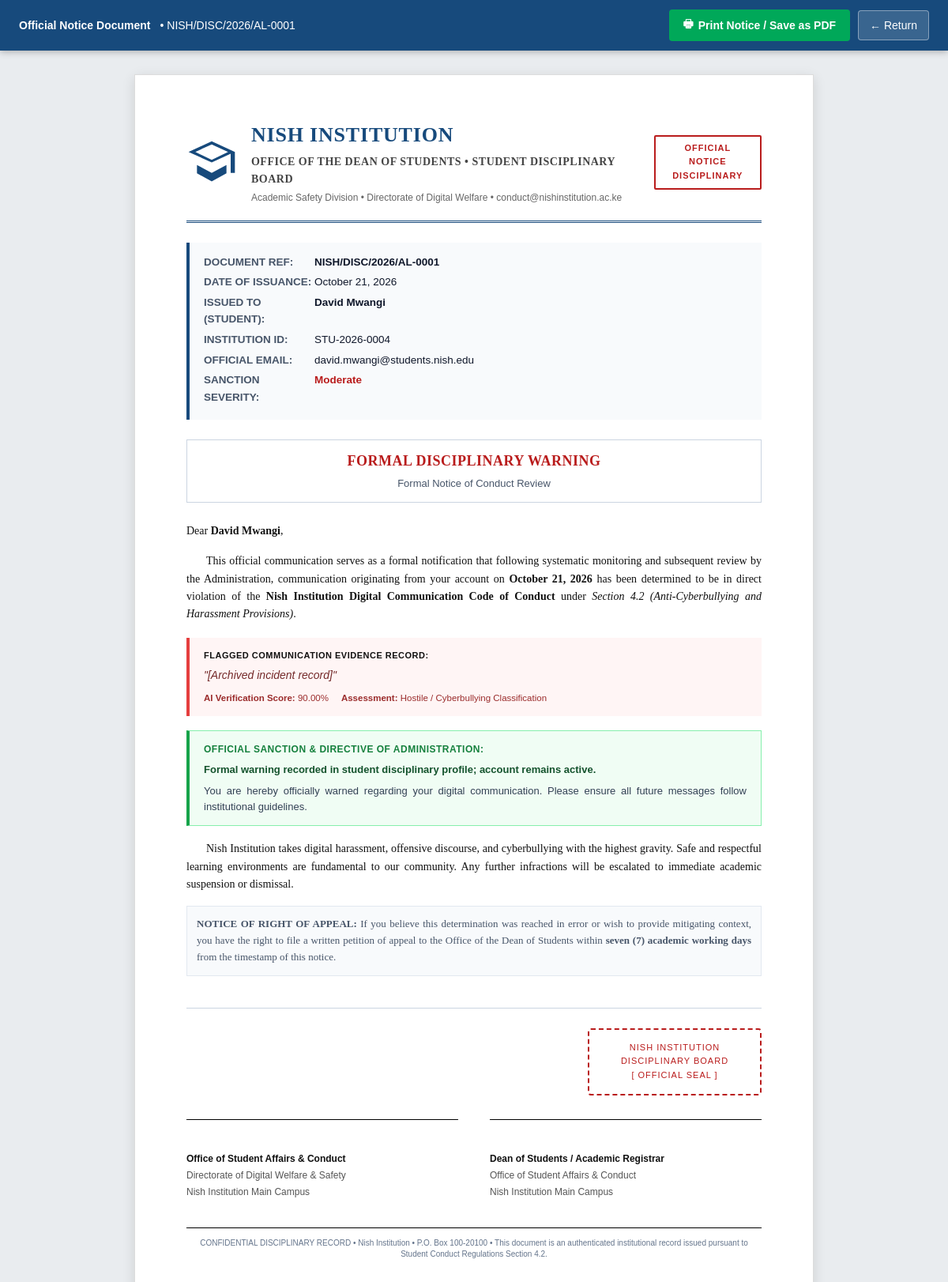
Screenshot of /admin/notice/1 (signed in) with the database file from the repository.
### tables this page shows
CREATE TABLE Notifications (
                notification_id INTEGER PRIMARY KEY AUTOINCREMENT,
                user_id INT NOT NULL,
                notification_type VARCHAR(50) NOT NULL,
                notification_message TEXT NOT NULL,
                is_read BOOLEAN NOT NULL DEFAULT FALSE,
                date_created TIMESTAMP DEFAULT CURRENT_TIMESTAMP,
                FOREIGN KEY (user_id) REFERENCES Users(user_id) ON DELETE CASCADE
            );

CREATE TABLE Users (
                user_id INTEGER PRIMARY KEY AUTOINCREMENT,
                full_name VARCHAR(200) NOT NULL,
                institution_id VARCHAR(100) NULL,
                email VARCHAR(255) NOT NULL UNIQUE,
                username VARCHAR(255) NOT NULL UNIQUE,
                password VARCHAR(255) NOT NULL,
                role VARCHAR(50) NOT NULL,
                status VARCHAR(30) NOT NULL DEFAULT 'active',
                date_created TIMESTAMP DEFAULT CURRENT_TIMESTAMP
            );

### routes/admin.py (the view)
@admin_bp.route("/admin/notice/<int:notification_id>")
def view_admin_notice(notification_id):
    if not session.get("admin_logged_in"):
        return _admin_login_redirect()
    with database_cursor() as (_, cursor):
        cursor.execute(
            """
            SELECT n.notification_id, n.notification_message, n.date_created,
                   u.full_name, u.institution_id, u.email
            FROM Notifications n
            JOIN Users u ON n.user_id = u.user_id
            WHERE n.notification_id = ?
            """,
            (notification_id,),
        )
        row = cursor.fetchone()
    if not row:
        return "Disciplinary decision notice not found.", 404
    notice_dict = notice_from_notification_row(
        notification_id=row[0],
        raw_text=row[1],
        date_created=row[2],
        student_name=row[3],
        institution_id=row[4],
        email=row[5],
    )
    return render_template(
        "formal_notice.html",
        notice=notice_dict,
        back_url=url_for("admin.admin_dashboard"),
    )

### extensions.py (called while the page is built)
def configure_app(app):
    app.secret_key = os.getenv("FLASK_SECRET_KEY", "nish-institution-secret-key")
    @app.context_processor
    def csrf_context():
        return {"csrf_token": lambda: ""}

def get_connection():
    conn = sqlite3.connect(
        DB_PATH,
        check_same_thread=False,
        detect_types=sqlite3.PARSE_DECLTYPES | sqlite3.PARSE_COLNAMES,
    )
    conn.execute("PRAGMA foreign_keys = ON")
    return conn

@contextmanager
def database_cursor(commit=False):
    connection = get_connection()
    cursor = connection.cursor()
    try:
        yield connection, cursor
        if commit:
            connection.commit()
    except Exception:
        connection.rollback()
        raise
    finally:
        close_database(connection, cursor)

def close_database(connection, cursor):
    if cursor is not None:
        cursor.close()
    if connection is not None:
        connection.close()

### templates/formal_notice.html (shortened to what this page needs)
<!DOCTYPE html>
<html lang="en">
<head>
</head>
<body>
    <div class="no-print-toolbar">
        <div class="toolbar-info">
            <strong>Official Notice Document</strong> &bull; {{ notice.case_ref }}
        </div>
        <div class="toolbar-actions">
            <button type="button" class="btn-print" onclick="window.print();">
                <span>&#128438;</span> Print Notice / Save as PDF
            </button>
            <a href="{{ back_url or '/' }}" class="btn-back">&larr; Return</a>
        </div>
    </div>
    <div class="document-container">
        <header class="letterhead">
            <div class="letterhead-left">
                <svg class="crest-svg" viewBox="0 0 24 24">
                    <path d="M12 2L1 7l11 5 9-4.09V17h2V7L12 2zm0 8.82L4.24 7 12 3.47 19.76 7 12 10.82zM5 13.18v4L12 21l7-3.82v-4L12 17l-7-3.82z"/>
                </svg>
                <div>
                    <h1 class="inst-title">Nish Institution</h1>
                    <div class="inst-dept">Office of the Dean of Students &bull; Student Disciplinary Board</div>
                    <div class="inst-contact">Academic Safety Division &bull; Directorate of Digital Welfare &bull; conduct@nishinstitution.ac.ke</div>
                </div>
            </div>
            <div class="classification-badge">
                OFFICIAL NOTICE<br>DISCIPLINARY
            </div>
        </header>
        <div class="recipient-block">
            <div class="recipient-row">
                <span class="recipient-label">DOCUMENT REF:</span>
                <span class="recipient-val"><strong>{{ notice.case_ref }}</strong></span>
            </div>
            <div class="recipient-row">
                <span class="recipient-label">DATE OF ISSUANCE:</span>
                <span class="recipient-val">{{ notice.decision_date_str }}</span>
            </div>
            <div class="recipient-row">
                <span class="recipient-label">ISSUED TO (STUDENT):</span>
                <span class="recipient-val"><strong>{{ notice.student_name }}</strong></span>
            </div>
            <div class="recipient-row">
                <span class="recipient-label">INSTITUTION ID:</span>
                <span class="recipient-val">{{ notice.institution_id }}</span>
            </div>
            <div class="recipient-row">
                <span class="recipient-label">OFFICIAL EMAIL:</span>
                <span class="recipient-val">{{ notice.student_email }}</span>
            </div>
            <div class="recipient-row">
                <span class="recipient-label">SANCTION SEVERITY:</span>
                <span class="recipient-val" style="color: #b91c1c; font-weight: bold;">{{ notice.severity }}</span>
            </div>
        </div>
        <div class="subject-box">
            <div class="subject-title">{{ notice.title }}</div>
            <div class="subject-subtitle">{{ notice.subtitle }}</div>
        </div>
        <div class="letter-body">
            <p class="no-indent">
                Dear <strong>{{ notice.student_name }}</strong>,
            </p>
            <p>
                This official communication serves as a formal notification that following systematic monitoring and subsequent review by the
                Administration, communication originating from your account on <strong>{{ notice.incident_date_str }}</strong> has been determined
                to be in direct violation of the <strong>Nish Institution Digital Communication Code of Conduct</strong> under
                <em>{{ notice.policy_clause }}</em>.
            </p>
            <div class="evidence-box">
                <div style="font-weight: bold; margin-bottom: 5px; text-transform: uppercase; font-size: 11px; letter-spacing: 0.5px;">
                    Flagged Communication Evidence Record:
                </div>
                <div class="evidence-quote">"{{ notice.message_excerpt }}"</div>
                <div class="evidence-meta">
                    <span><strong>AI Verification Score:</strong> {{ "%.2f"|format(notice.confidence_pct) }}%</span>
                    <span><strong>Assessment:</strong> Hostile / Cyberbullying Classification</span>
                </div>
            </div>
            <div class="directive-box">
                <div class="directive-title">Official Sanction &amp; Directive of Administration:</div>
                <div style="color: #14532d; font-weight: bold; margin-bottom: 6px;">{{ notice.sanction_summary }}</div>
                <div style="color: #334155; line-height: 1.5;">{{ notice.directive }}</div>
            </div>
            <p>
                Nish Institution takes digital harassment, offensive discourse, and cyberbullying with the highest gravity. Safe and respectful learning
                environments are fundamental to our community. Any further infractions will be escalated to immediate academic suspension or dismissal.
            </p>
            <p class="no-indent" style="font-size: 13px; color: #475569; background: #f8fafc; padding: 12px; border: 1px solid #e2e8f0;">
                <strong>NOTICE OF RIGHT OF APPEAL:</strong> If you believe this determination was reached in error or wish to provide mitigating
                context, you have the right to file a written petition of appeal to the Office of the Dean of Students within
                <strong>seven (7) academic working days</strong> from the timestamp of this notice.
            </p>
        </div>
        <section class="signoff-section">
            <div class="stamp-container">
                <div class="official-stamp">
                    Nish Institution<br>
                    Disciplinary Board<br>
                    [ OFFICIAL SEAL ]
                </div>
            </div>
            <div class="signatures-grid">
                <div class="signature-box">
                    <div class="signature-title">{{ notice.admin_authority }}</div>
                    <div class="signature-sub">Directorate of Digital Welfare &amp; Safety</div>
                    <div class="signature-sub">Nish Institution Main Campus</div>
                </div>
                <div class="signature-box">
                    <div class="signature-title">Dean of Students / Academic Registrar</div>
                    <div class="signature-sub">Office of Student Affairs &amp; Conduct</div>
                    <div class="signature-sub">Nish Institution Main Campus</div>
                </div>
            </div>
        </section>
        <footer class="document-footer">
            CONFIDENTIAL DISCIPLINARY RECORD &bull; Nish Institution &bull; P.O. Box 100-20100 &bull;
            This document is an authenticated institutional record issued pursuant to Student Conduct Regulations Section 4.2.
        </footer>
    </div>
</body>
</html>

### rows the page displays
Notifications: decision_date_str "October 21, 2026", incident_date_str "October 21, 2026"
Users: student_name "David Mwangi", institution_id "STU-2026-0004", student_email "david.mwangi@students.nish.edu"

### other values shown
{{ notice.case_ref }} "NISH/DISC/2026/AL-0001"
{{ notice.severity }} "Moderate"
{{ notice.title }} "FORMAL DISCIPLINARY WARNING"
{{ notice.subtitle }} "Formal Notice of Conduct Review"
{{ notice.policy_clause }} "Section 4.2 (Anti-Cyberbullying and Harassment Provisions)"
{{ notice.message_excerpt }} "[Archived incident record]"
{{ "%.2f"|format(notice.confidence_pct) }} "90.00"
{{ notice.sanction_summary }} "Formal warning recorded in student disciplinary profile; account remains active."
{{ notice.directive }} "You are hereby officially warned regarding your digital communication. Please ensure all future messages follow institutional guidelines."
{{ notice.admin_authority }} "Office of Student Affairs & Conduct"
